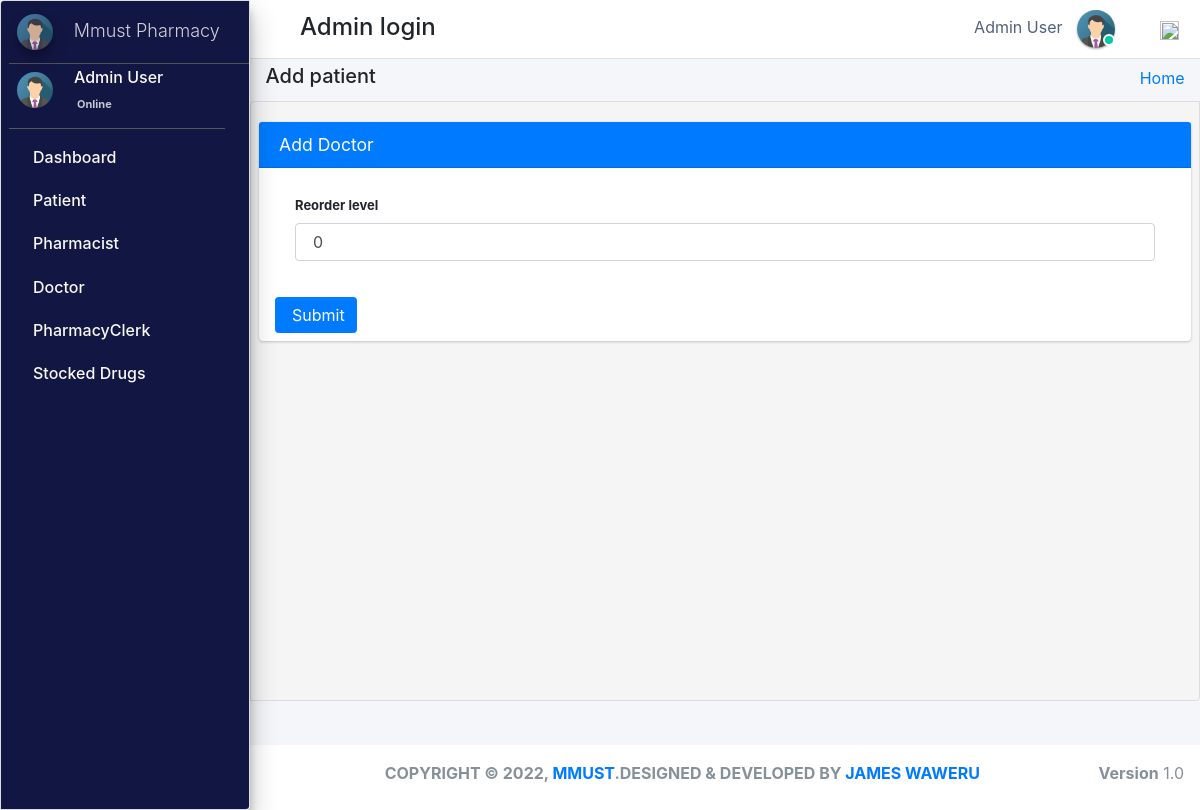
The page /admin_user/reorder_level/2/ (signed in) on the database as committed earlier.
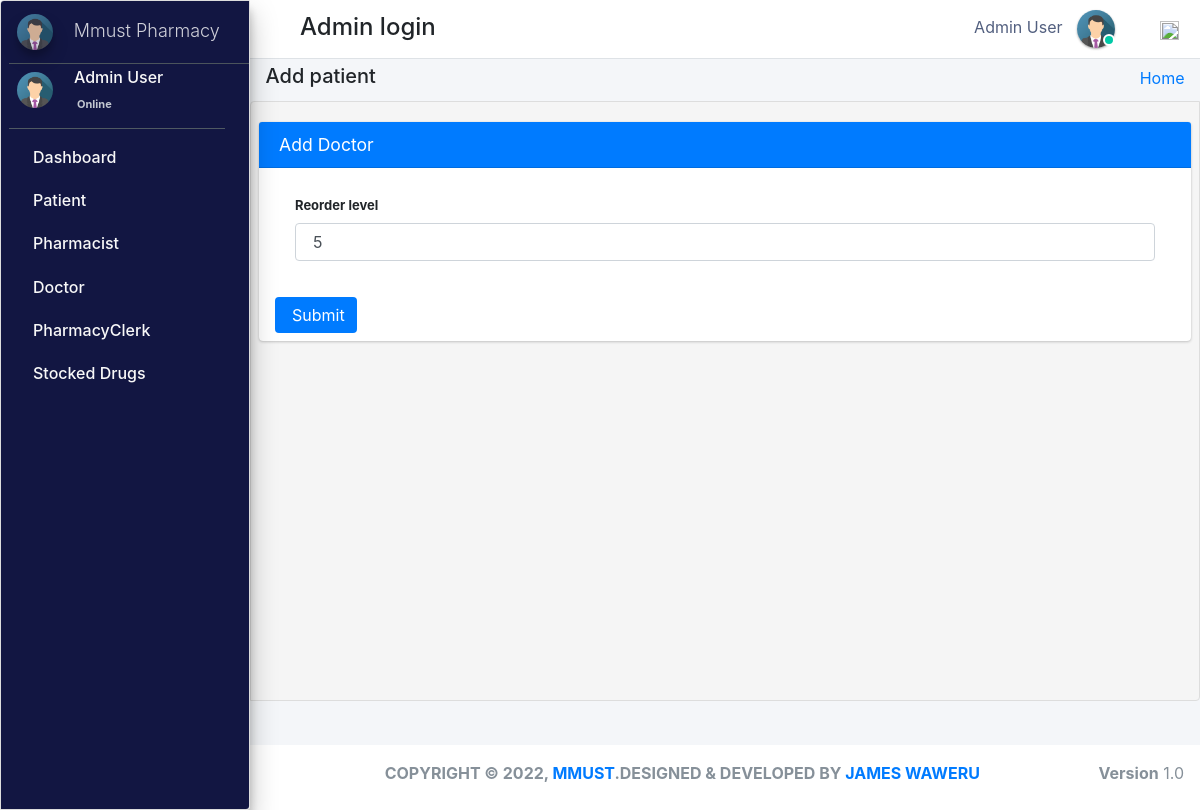
The same page on the database as committed later.
### pharmacy/models.py (models this page shows, shortened)
class Stock(models.Model):
    category = models.ForeignKey(Category,null=True,on_delete=models.CASCADE,blank=True)
    drug_imprint=models.CharField(max_length=6 ,blank=True, null=True)
    drug_name = models.CharField(max_length=50, blank=True, null=True)
    drug_color = models.CharField(max_length=50, blank=True, null=True)
    drug_shape = models.CharField(max_length=50, blank=True, null=True)
    quantity = models.IntegerField(default='0', blank=True, null=True)
    receive_quantity = models.IntegerField(default='0', blank=True, null=True)
    reorder_level = models.IntegerField(default='0', blank=True, null=True)
    manufacture= models.CharField(max_length=50, blank=True, null=True)
    last_updated = models.DateTimeField(auto_now_add=False, auto_now=True)
    timestamp = models.DateTimeField(auto_now_add=True, auto_now=False)
    drug_strength= models.CharField(max_length=10, blank=True, null=True)
    valid_from = models.DateTimeField(blank=True, null=True,default=timezone.now)
    valid_to = models.DateTimeField(blank=False, null=True)
    drug_description=models.TextField(blank=True,max_length=1000,null=True)
    drug_pic=models.ImageField(default="images2.png",null=True,blank=True)
    objects = ExpiredManager()

### pharmacy/HODViews.py (the view)
# urls.py: path('admin_user/reorder_level/<str:pk>/', HODViews.reorder_level, name="reorder_level"),
def reorder_level(request, pk):
    queryset = Stock.objects.get(id=pk)
    form = ReorderLevelForm(request.POST or None, instance=queryset)
    if form.is_valid():
        instance = form.save(commit=False)
        instance.save()
        messages.success(request, "Reorder level for " + str(instance.drug_name) +
                         " is updated to " + str(instance.reorder_level))
        return redirect("manage_stock")
    context = {
        "instance": queryset,
        "form": form,
        "title": "Reorder Level"
    }
    return render(request, 'hod_templates/reorder_level.html', context)

### pharmacy/forms.py
class ReorderLevelForm(forms.ModelForm):
    class Meta:
        model = Stock
        fields = ['reorder_level']

### pharmacy/LoginCheckMiddleWare.py (called while the page is built, shortened)
    def process_view(self, request, view_func, view_args, view_kwargs):
        modulename = view_func.__module__
        user = request.user
        if user.is_authenticated:
            if user.user_type == "1":
                pass
            else:
                return redirect("login")
        else:
            if request.path == reverse("login"):
                pass
            else:
                return redirect("login")

### pharmacy/models.py (called while the page is built)
    def get_queryset(self):
        return super().get_queryset().annotate(
            expired=ExpressionWrapper(Q(valid_to__lt=Now()), output_field=BooleanField())
        )

### pharmacy/templates/hod_templates/reorder_level.html (shortened to what this page needs)
{% extends 'hod_templates/base_template.html'%} {% load crispy_forms_tags %} {% block page_title %}
<h5>Add patient</h5>
{% endblock page_title %} {% block main_content %}
<section class="content">
    <div class="row">
        <div class="col-md-12">
            <div class="card card-primary">
                <div class="card-header">
                    <h3 class="card-title">Add Doctor</h3>
                </div>
                <form method="POST" style="font-size:13px;" class='px-3 py-2'>
                    <div class="card-body">
                        {{form|crispy}}
                    </div>
                    <input type="submit" class="btn btn-primary">
                </form>
            </div>
        </div>
    </div>
</section>
{% endblock main_content %}

Rows that differ between the two databases and show on the page:
changed Stock: reorder_level "0" → "5"
